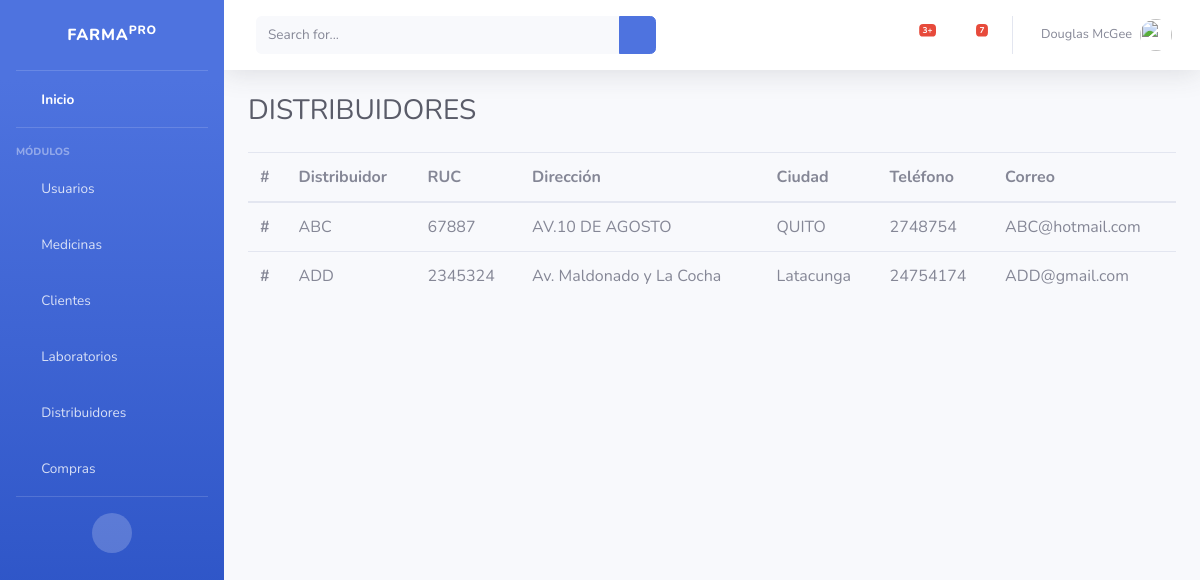
Screenshot of /distribuidores/ with the database file from the repository.
### distribuidores/models.py (models this page shows, shortened)
class Distribuidor(models.Model):
    nombre_distribuidor = models.CharField(max_length = 50, verbose_name="Nombre Destribuidor" , blank=False, null=False, unique=True)
    ruc_distribuidor = models.IntegerField(verbose_name="RUC", blank=False, null=False)
    direccion_distribuidor = models.CharField(max_length = 50,verbose_name="Dirección", blank=False, null=False)
    ciudad_distribuidor = models.CharField(max_length = 50,verbose_name="Ciudad", blank=False, null=False)
    telefono_distribuidor = models.IntegerField(verbose_name="Teléfono", blank=False, null=False)
    correo_distribuidor = models.CharField(max_length = 50,verbose_name="Correo", blank=False, null=False)
    created = models.DateTimeField(auto_now_add = True)
    updated = models.DateTimeField(auto_now = True)
    class Meta:
        verbose_name = "Distribuidor"
        verbose_name_plural = "Distribuidores"

### distribuidores/views.py (the view)
# urls.py: path('distribuidores/', distribuidores_views.distribuidores, name="distribuidores"),
def distribuidores(request):
    distribuidores=Distribuidor.objects.all()
    return render(request,"distribuidores/distribuidores.html", {"distribuidores":distribuidores})

### distribuidores/templates/distribuidores/distribuidores.html
{% extends 'core/base.html' %}
{% block cabecera %}
DISTRIBUIDORES
{% endblock %}
{% block pie %}
<table class="table table-hover">
<thead>
    <tr>
      <th scope="col">#</th>
      <th scope="col">Distribuidor</th>
      <th scope="col">RUC</th>
      <th scope="col">Dirección</th>
      <th scope="col">Ciudad</th>
      <th scope="col">Teléfono</th>
      <th scope="col">Correo</th>
    </tr>
  </thead>
    <tbody>
        {% for distribuidor in distribuidores %}
    <tr>
        <th scope="row">#</th>
        <td>{{distribuidor.nombre_distribuidor}}</td>
        <td>{{distribuidor.ruc_distribuidor}}</td>
        <td>{{distribuidor.direccion_distribuidor}}</td>
        <td>{{distribuidor.ciudad_distribuidor}}</td>
        <td>{{distribuidor.telefono_distribuidor}}</td>
        <td>{{distribuidor.correo_distribuidor}}</td>
    </tr>
    {% endfor %}
    </tbody>
</table>
{% endblock %}

### rows the page displays
Distribuidor: nombre_distribuidor "ABC", ruc_distribuidor "67887", direccion_distribuidor "AV.10 DE AGOSTO", ciudad_distribuidor "QUITO", telefono_distribuidor "2748754", correo_distribuidor "ABC@hotmail.com"
Distribuidor: nombre_distribuidor "ADD", ruc_distribuidor "2345324", direccion_distribuidor "Av. Maldonado y La Cocha", ciudad_distribuidor "Latacunga", telefono_distribuidor "24754174", correo_distribuidor "ADD@gmail.com"
